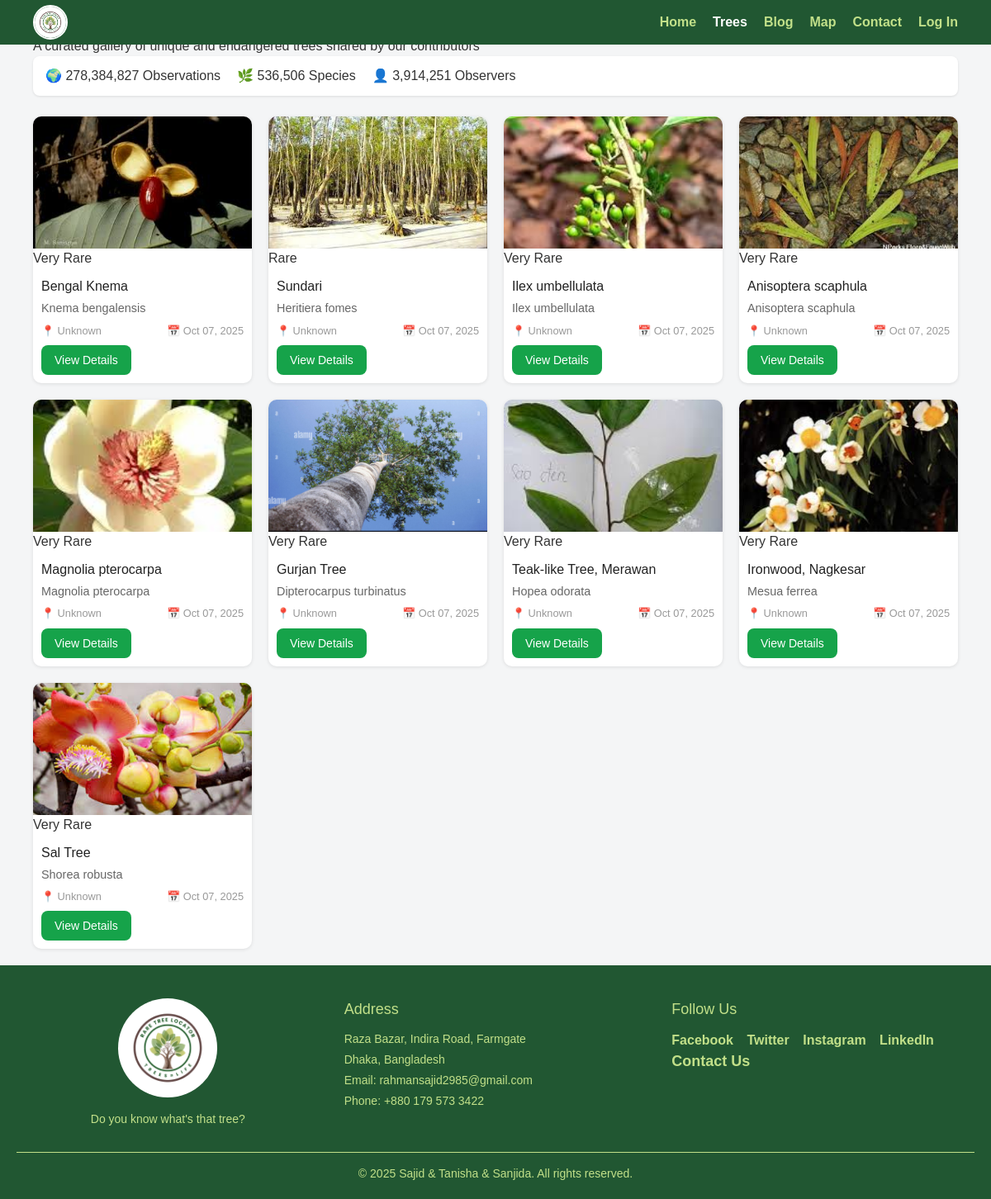
The app's page /trees/ with its own data.
### TreeApp/models.py (models this page shows, shortened)
class TreeProfile(models.Model):
    street_name = models.CharField(max_length=200)  # common/local name
    scientific_name = models.CharField(max_length=200, blank=True, null=True)
    habitat = models.CharField(max_length=200, blank=True, null=True)
    description = models.TextField(blank=True, null=True)
    map_embed = models.TextField(blank=True, null=True)  # For iframe embed code
    video_url = models.URLField(blank=True, null=True)
    latitude = models.DecimalField(max_digits=9, decimal_places=6)   # e.g., 23.810331
    longitude = models.DecimalField(max_digits=9, decimal_places=6)  # e.g., 90.412521
    rarity_status = models.CharField(
        max_length=50,
        blank=True,
        null=True,
        help_text="e.g., Common, Rare, Endangered"
    )
    height_m = models.DecimalField(
        max_digits=5, decimal_places=2,
        blank=True, null=True,
        help_text="Approximate height in meters"
    )
    age_estimate = models.PositiveIntegerField(
        blank=True, null=True,
        help_text="Estimated age in years"
    )
    verified = models.BooleanField(default=False)
    submitted_by = models.ForeignKey(
        settings.AUTH_USER_MODEL,
        on_delete=models.SET_NULL,
        null=True,
        related_name="trees_submitted"
    )
    approved_by = models.ForeignKey(
        settings.AUTH_USER_MODEL,
        on_delete=models.SET_NULL,
        null=True,
        blank=True,
        related_name="trees_approved"
    )
    created_at = models.DateTimeField(auto_now_add=True)
    updated_at = models.DateTimeField(auto_now=True)
    def __str__(self):
        return f"{self.street_name} ({self.scientific_name or 'Unknown'})"

class TreePhoto(models.Model):
    tree = models.ForeignKey(TreeProfile, on_delete=models.CASCADE, related_name="photos")
    image = models.ImageField(upload_to="tree_photos/")
    caption = models.CharField(max_length=255, blank=True, null=True)
    uploaded_at = models.DateTimeField(auto_now_add=True)

### TreeApp/views.py (the view)
# urls.py: path('trees/', treeapp_views.TreeProfiles, name = 'TreeProfiles'),# Tree profiles view
def TreeProfiles(request):
    TreeProfiles = TreeProfile.objects.all()
    context = {
            'TreeProfiles': TreeProfiles
        }
    print(TreeProfiles)
    return render(request, 'Trees/TreeProfiles.html', context=context)

### templates/Trees/TreeProfiles.html (shortened to what this page needs)
{% load static %}
<!DOCTYPE html>
<html lang="en">
<head>
  <script src="https://cdn.tailwindcss.com"></script>
</head>
<body>
  {% include 'Common/header.html' %}
  <div class="gallery-container">
    <div class="gallery-header">
      <h1>🌴 Explore the Rare Trees of Dhaka</h1>
      <p>A curated gallery of unique and endangered trees shared by our contributors</p>
    </div>
    <div class="stats-bar">
      <div class="stat">🌍 278,384,827 Observations</div>
      <div class="stat">🌿 536,506 Species</div>
      <div class="stat">👤 3,914,251 Observers</div>
    </div>
    <div class="grid-container">
      {% for tree in TreeProfiles %}
      <div class="card relative">
        {% if tree.photos.first %}
          <div class="card-image">
            <img src="{{ tree.photos.first.image.url }}" alt="{{ tree.street_name }}">
          </div>
        {% else %}
          <div class="card-image">
            <img src="{% static 'images/placeholder_tree.jpg' %}" alt="Tree Image">
          </div>
        {% endif %}
        {% if tree.rarity_status %}
          <span class="badge">{{ tree.rarity_status }}</span>
        {% endif %}
        <div class="card-content">
          <h3>{{ tree.street_name }}</h3>
          <p>{{ tree.scientific_name }}</p>
          <div class="meta">
            <span>📍 {{ tree.location|default:"Unknown" }}</span>
            <span>📅 {{ tree.created_at|date:"M d, Y" }}</span>
          </div>
          <a href="{% url 'tree_detail' tree.id %}"
             class="inline-block mt-2 bg-green-600 hover:bg-green-700 text-white text-sm font-medium px-4 py-2 rounded-lg transition">
            View Details
          </a>
        </div>
      </div>
      {% empty %}
      <p class="col-span-full text-center text-green-600 text-lg">No trees found yet. 🌿 Be the first to contribute!</p>
      {% endfor %}
    </div>
  </div>
  {% include 'Common/footer.html' %}
</body>
</html>

### templates/Common/header.html (shortened to what this page needs)
{% load static %}
<!DOCTYPE html>
<html lang="en">
<head>
    <link rel="stylesheet" href="{% static 'CSS/common/header.css' %}">
</head>
<body>
    <header>
        <div class="logo">
            <img src="{% static 'images/logo.png' %}" alt="Logo">
        </div>
        <nav>
            <ul class="nav-links">
                <li>
                    <a href="{% url 'HomePage' %}"
                        class="{% if request.resolver_match.url_name == 'HomePage' %}active{% endif %}">
                        Home
                    </a>
                </li>
                <li class="dropdown">
                    <a href="{% url 'TreeProfiles' %}"
                        class="dropdown-toggle
                        {% if request.resolver_match.url_name == 'TreeProfiles' or request.resolver_match.url_name == 'create_tree' or request.resolver_match.url_name == 'my_trees' %} active {% endif %}">
                        Trees
                    </a>
                </li>
                <li class="dropdown">
                    <a href="{% url 'blog_list' %}"
                        class="dropdown-toggle
                        {% if request.resolver_match.url_name == 'blog_list' or request.resolver_match.url_name == 'add_blog' or request.resolver_match.url_name == 'my_posts' %} active {% endif %}">
                        Blog
                    </a>
                </li>
                <li>
                    <a href="{% url 'map_page' %}"
                        class="{% if request.resolver_match.url_name == 'map_page' %}active{% endif %}">
                        Map
                    </a>
                </li>
                <li><a href="{% url 'contact' %}">Contact</a></li>
                {% if user.is_authenticated %}
                <li><a href="{% url 'user_overview' %}">All Users</a></li>
                <li class="profile-menu">
                    <div class="notif-wrapper">
                        <img src="{% if user.profile.profile_pic %}{{ user.profile.profile_pic.url }}{% else %}{{ MEDIA_URL }}default_profile.png{% endif %}"
                            alt="Profile" class="profile-pic" id="profile-icon">
                        {% if user.unread_notifications_count %}
                        <span class="notif-count">{{ user.unread_notifications_count }}</span>
                        {% endif %}
                    </div>
                </li>
                {% else %}
                <li><a href="{% url 'login' %}">Log In</a></li>
                {% endif %}
            </ul>
        </nav>
    </header>
</body>
</html>

### templates/Common/footer.html (shortened to what this page needs)
{% load static %}
<!DOCTYPE html>
<html lang="en">
<head>
  <link rel="stylesheet" href="{% static 'css/common/footer.css' %}">
</head>
<body>
<footer class="footer">
  <div class="footer-container">
    <div class="footer-section logo-section">
  <img src="{% static 'images/logo.png' %}" alt="Logo" class="footer-logo">
  <p>Do you know what's that tree?</p>
</div>
    <div class="footer-section">
      <h3>Address</h3>
      <p>Raza Bazar, Indira Road, Farmgate</p>
      <p>Dhaka, Bangladesh</p>
      <p>Email: rahmansajid2985@gmail.com</p>
      <p>Phone: +880 179 573 3422</p>
    </div>
    <div class="footer-section">
      <h3>Follow Us</h3>
      <div class="social-links">
        <a href="#" target="_blank">Facebook</a>
        <a href="#" target="_blank">Twitter</a>
        <a href="#" target="_blank">Instagram</a>
        <a href="#" target="_blank">LinkedIn</a>
        <h3><a href="{% url 'contact' %}">Contact Us</a> </h3>
      </div>
    </div>
  </div>
  <div class="footer-bottom">
    <p>© <span id="year"></span> Sajid & Tanisha & Sanjida. All rights reserved.</p>
  </div>
</footer>
</body>
</html>

### static/CSS/common/header.css (style rules this page uses)
* { margin: 0; padding: 0; box-sizing: border-box; }
body { font-family: Arial, sans-serif; min-height: 100vh; margin: 0; padding: 0; }
header { display: flex; justify-content: space-between; align-items: center; padding: 6px 40px; background-color: #215732; position: fixed; top: 0; left: 0; width: 100%; z-index: 1000; transition: top 0.3s ease-in-out, box-shadow 0.3s ease-in-out; }
.logo { display: flex; align-items: center; gap: 10px; }
.logo img { width: 42px; height: 42px; border-radius: 50%; object-fit: cover; border: 2px solid white; }
.nav-links { list-style: none; display: flex; gap: 20px; }
.nav-links li { position: relative; }
.nav-links li a { text-decoration: none; color: #c2e089; font-weight: bold; display: block; transition: color 0.3s ease-in-out; }
.nav-links li a:hover, .nav-links li a.active { color: white !important; }
.dropdown { position: relative; }

### static/CSS/common/footer.css (style rules this page uses)
.footer { background: #215732; color: #c2e089; padding: 40px 20px 20px; font-family: Arial, sans-serif; }
.footer-container { display: grid; grid-template-columns: repeat(auto-fit, minmax(250px, 1fr)); gap: 30px; max-width: 1200px; margin: 0 auto; align-items: start; }
.footer-section h3 { color: #c2e089; margin-bottom: 12px; font-size: 18px; }
.logo-section { display: flex; flex-direction: column; align-items: center; justify-content: center; text-align: center; }
.footer-logo { width: 120px; height: 120px; border-radius: 50%; object-fit: cover; display: block; margin-bottom: 12px; }
.logo-section p { margin: 0; font-size: 14px; }
.footer-section p { margin: 4px 0; font-size: 14px; }
.social-links a { display: inline-block; margin-right: 12px; color: #c2e089; text-decoration: none; font-weight: bold; transition: color 0.3s; }
.footer-bottom { text-align: center; border-top: 1px solid #c2e089; margin-top: 25px; padding-top: 15px; font-size: 14px; }

### templates/Trees/TreeProfiles.html (style rules this page uses)
body { margin: 0; padding: 0; background: #f4f5f6; font-family: "Inter", sans-serif; color: #333; }
.gallery-container { padding: 20px 40px; }
.stats-bar { display: flex; gap: 20px; background: #fff; padding: 12px 15px; border-radius: 8px; box-shadow: 0 1px 3px rgba(0,0,0,0.1); margin-bottom: 25px; flex-wrap: wrap; }
.stat { font-weight: 500; color: #333; }
.grid-container { display: grid; grid-template-columns: repeat(auto-fill, minmax(220px, 1fr)); gap: 20px; }
.card { background: #fff; border-radius: 10px; overflow: hidden; box-shadow: 0 1px 4px rgba(0,0,0,0.1); transition: transform 0.2s ease; cursor: pointer; }
.card-image img { width: 100%; height: 160px; object-fit: cover; display: block; }
.card-content { padding: 10px; }
.card-content h3 { font-size: 1rem; color: #222; margin: 0 0 4px; }
.card-content p { color: #666; font-size: 0.9rem; margin: 0; }
.meta { display: flex; justify-content: space-between; font-size: 0.8rem; color: #999; margin-top: 6px; }

### records on screen
TreeProfile: photos.first.image (picture), rarity_status "Very Rare", street_name "Bengal Knema", scientific_name "Knema bengalensis", location "Unknown", created_at "Oct 07, 2025"
TreeProfile: photos.first.image (picture), rarity_status "Rare", street_name "Sundari", scientific_name "Heritiera fomes", location "Unknown", created_at "Oct 07, 2025"
TreeProfile: photos.first.image (picture), rarity_status "Very Rare", street_name "Ilex umbellulata", scientific_name "Ilex umbellulata", location "Unknown", created_at "Oct 07, 2025"
TreeProfile: photos.first.image (picture), rarity_status "Very Rare", street_name "Anisoptera scaphula", scientific_name "Anisoptera scaphula", location "Unknown", created_at "Oct 07, 2025"
TreeProfile: photos.first.image (picture), rarity_status "Very Rare", street_name "Magnolia pterocarpa", scientific_name "Magnolia pterocarpa", location "Unknown", created_at "Oct 07, 2025"
TreeProfile: photos.first.image (picture), rarity_status "Very Rare", street_name "Gurjan Tree", scientific_name "Dipterocarpus turbinatus", location "Unknown", created_at "Oct 07, 2025"
TreeProfile: photos.first.image (picture), rarity_status "Very Rare", street_name "Teak-like Tree, Merawan", scientific_name "Hopea odorata", location "Unknown", created_at "Oct 07, 2025"
TreeProfile: photos.first.image (picture), rarity_status "Very Rare", street_name "Ironwood, Nagkesar", scientific_name "Mesua ferrea", location "Unknown", created_at "Oct 07, 2025"
TreeProfile: photos.first.image (picture), rarity_status "Very Rare", street_name "Sal Tree", scientific_name "Shorea robusta", location "Unknown", created_at "Oct 07, 2025"
